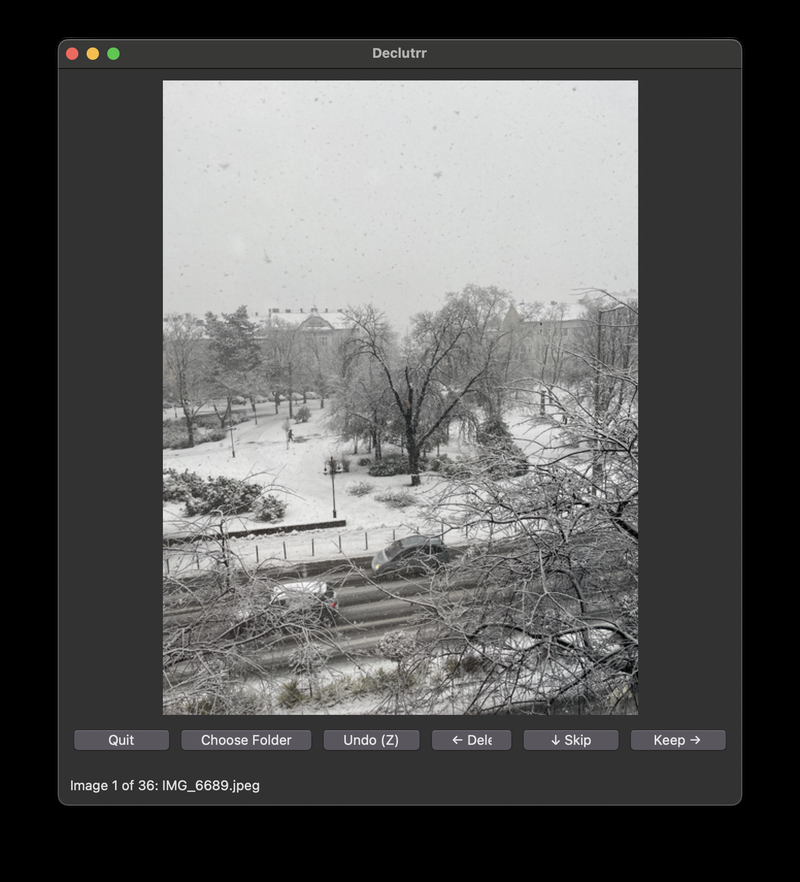
#> input picture declutrr.png, 800 x 882 px, shrunk from 1552 x 1710 before the run; its folder holds only this picture in this run
$ python -i screenshot_detector.py   (imports and definitions only)
#> lines starting #> are read from the running program, lines starting #| are printed output that depends on the picture; after the words box and inside, x2 and y2 are one past the last pixel; in counts of white or black regions, pixels touching at a corner belong together

import sys
import cv2
import numpy as np
import os
import shutil
import logging
from ultralytics import YOLO
from src.utils import setup_logging, get_directory

# Initialize YOLO model globally
# [1 line that did not run here, left out]

def detect_with_yolo(image_path: str) -> bool:
    """Use YOLOv8 to detect if image contains screens/monitors."""
    try:
        # Run inference
        results = model(image_path)

        # YOLO class names that indicate screens/monitors
        screen_classes = ['tv', 'laptop', 'cell phone', 'monitor']

        # Check results for screen-related objects
        for result in results:
            # Get class names for detected objects
            class_names = [model.names[int(cls)] for cls in result.boxes.cls]

            # Check confidence scores
            confidences = result.boxes.conf

            # Look for screen objects with high confidence
            for cls_name, conf in zip(class_names, confidences):
                if cls_name in screen_classes and conf > 0.5:
                    logging.debug(f"YOLO detected {cls_name} with confidence {conf:.2f}")
                    return True

        return False

    except Exception as e:
        logging.error(f"YOLO detection error: {str(e)}")
        return False

def is_screenshot(image_path: str) -> bool:
    """
    Detect if an image is likely a screenshot using YOLO and traditional CV methods.

    Parameters:
    -----------
    image_path : str
        Path to the image file

    Returns:
    --------
    bool
        True if the image is likely a screenshot, False otherwise
    """
#> called with image_path = '../declutrr.png'
    try:
        logging.info(f"#### Processing {image_path} ####")
        # Read image
        img = cv2.imread(image_path)
#> img is the input picture: shape (882, 800, 3); mean B, G, R 87.3, 87.8, 87.9
        if img is None:
            return False

        # Convert to grayscale
        gray = cv2.cvtColor(img, cv2.COLOR_BGR2GRAY)

        # 1. Check for uniform background regions (both light and dark)
        total_pixels = gray.shape[0] * gray.shape[1]
#> total_pixels = 705600

        # Check for light regions
        _, light_binary = cv2.threshold(gray, 250, 255, cv2.THRESH_BINARY)
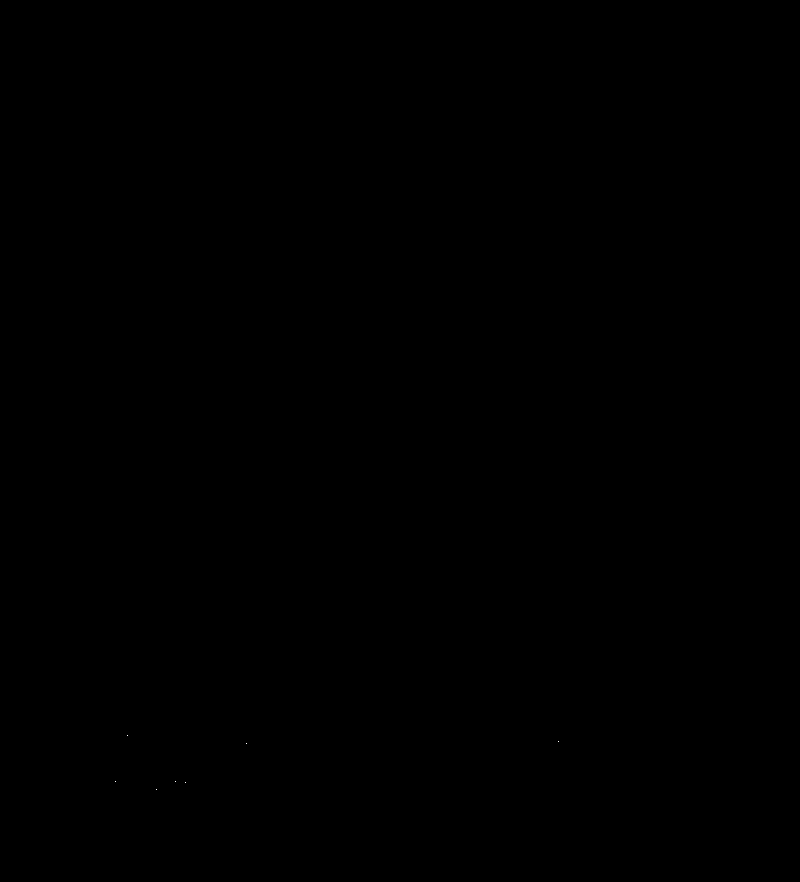
#> light_binary: shape (882, 800); 0% white in thin lines or dots, all inside (x1, y1, x2, y2) = (115, 735, 559, 790)
        light_pixels = cv2.countNonZero(light_binary)
#> light_pixels = 7
        light_ratio = light_pixels / total_pixels
#> light_ratio = 9.92e-06

        # Check for dark regions
        _, dark_binary = cv2.threshold(gray, 30, 255, cv2.THRESH_BINARY_INV)
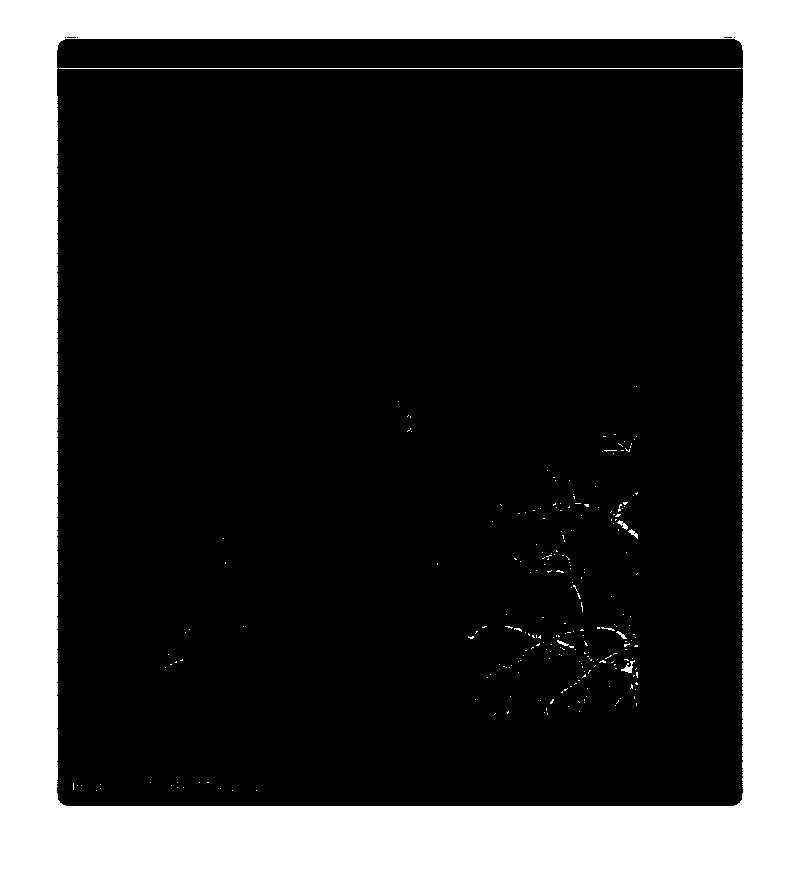
#> dark_binary: shape (882, 800); 25.8% white; 240 white regions (232 under 20 px), largest, box (x1, y1, x2, y2) and area: (0, 0, 800, 882) 180695, (59, 68, 741, 69) 682, (621, 660, 635, 673) 72
        dark_pixels = cv2.countNonZero(dark_binary)
#> dark_pixels = 182286
        dark_ratio = dark_pixels / total_pixels
#> dark_ratio = 0.258

        # Combined uniform region ratio
        uniform_ratio = max(light_ratio, dark_ratio)
#> uniform_ratio = 0.258

        # 2. Edge detection to find perfectly horizontal and vertical lines
        edges = cv2.Canny(gray, 50, 150)
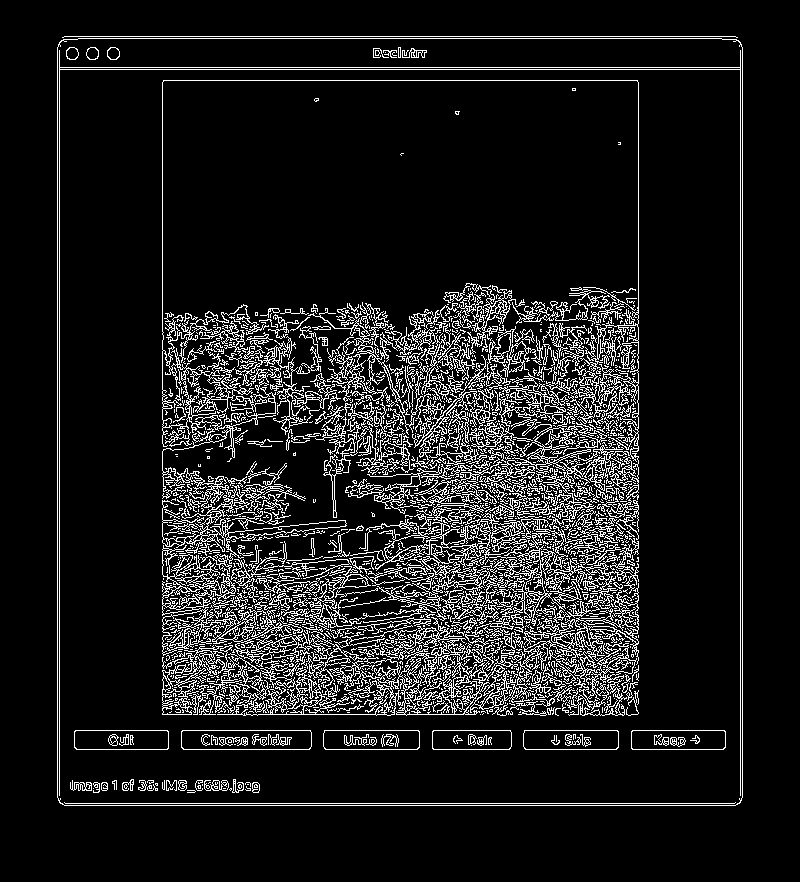
#> edges: shape (882, 800); 10.8% white in thin lines or dots, all inside (x1, y1, x2, y2) = (57, 36, 743, 806)
        lines = cv2.HoughLines(edges, 1, np.pi/180, 100)

        # Get image dimensions for line length calculations
        height, width = gray.shape
#> height = 882; width = 800
        min_line_length = min(height, width) * 0.2  # At least 20% of image dimension
#> min_line_length = 160

        # Count horizontal and vertical lines
        h_lines = 0
        v_lines = 0

        if lines is not None:
            for line in lines:
                rho, theta = line[0]
                # Convert theta to degrees for easier comparison
                angle_deg = theta * 180 / np.pi

                # Calculate line endpoints
                a = np.cos(theta)
                b = np.sin(theta)
                x0 = a * rho
                y0 = b * rho

                # Calculate potential line length
                if abs(b) < 0.01:  # Horizontal line
                    line_length = width
                elif abs(a) < 0.01:  # Vertical line
                    line_length = height
                else:
                    continue  # Skip diagonal lines

                # Only count lines that are long enough
                if line_length >= min_line_length:
                    # Check for horizontal lines (180° ± 0.5°)
                    if abs(angle_deg - 180) <= 0.5 or abs(angle_deg - 0) <= 0.5:
                        h_lines += 1
                    # Check for vertical lines (90° ± 0.5°)
                    elif abs(angle_deg - 90) <= 0.5:
                        v_lines += 1
#> this loop made 13729 passes
#> (rho, theta, angle_deg, a, b, x0, y0, line_length) on passes 1 to 12: (59, 0, 0, 1, 0, 59, 0, 800), (740, 0, 0, 1, 0, 740, 0, 800), (57, 0, 0, 1, 0, 57, 0, 800), (742, 0, 0, 1, 0, 742, 0, 800), (67, 1.57, 90, -4.37e-08, 1, -2.93e-06, 67, 882), (69, 1.57, 90, -4.37e-08, 1, -3.02e-06, 69, 882), (803, 1.57, 90, -4.37e-08, 1, -3.51e-05, 803, 882), (36, 1.57, 90, -4.37e-08, 1, -1.57e-06, 36, 882), (805, 1.57, 90, -4.37e-08, 1, -3.52e-05, 805, 882), (38, 1.57, 90, -4.37e-08, 1, -1.66e-06, 38, 882), (730, 1.57, 90, -4.37e-08, 1, -3.19e-05, 730, 882), (749, 1.57, 90, -4.37e-08, 1, -3.27e-05, 749, 882)
#> (rho, theta, angle_deg, a, b, x0, y0) on passes 17 to 22: (670, 0.785, 45, 0.707, 0.707, 473.8, 473.8), (646, 0.785, 45, 0.707, 0.707, 456.8, 456.8), (648, 0.785, 45, 0.707, 0.707, 458.2, 458.2), (665, 0.785, 45, 0.707, 0.707, 470.2, 470.2), (672, 0.785, 45, 0.707, 0.707, 475.2, 475.2), (651, 0.785, 45, 0.707, 0.707, 460.3, 460.3)

        # First try YOLO detection
        if detect_with_yolo(image_path):
            logging.info("Screenshot detected by YOLO")
            return True

        # Fall back to traditional CV method
        is_screenshot = False
        if h_lines >= 3 and v_lines >= 3:  # Require both horizontal AND vertical lines
            if uniform_ratio > 0.25:  # Significant uniform regions
                logging.info("Screenshot detected by traditional CV")
                is_screenshot = True

        # Log detection metrics for debugging
        logging.debug(f"Light ratio: {light_ratio:.3f}, Dark ratio: {dark_ratio:.3f}")
        logging.debug(f"Uniform ratio: {uniform_ratio:.3f}")
        logging.debug(f"Horizontal lines: {h_lines}, Vertical lines: {v_lines}")

        return is_screenshot

    except Exception as e:
        logging.error(f"Error processing {image_path}: {str(e)}")
        return False

# [73 lines left out: functions detect, main, not called in this run]

# [2 lines not run here, left out]

>>> result = is_screenshot('../declutrr.png')
